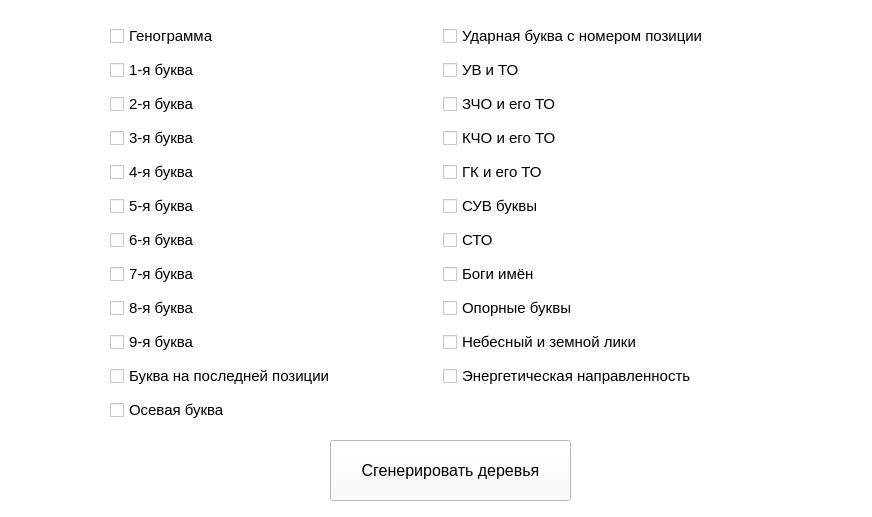
<?xml version="1.0" encoding="UTF-8"?>
<ui version="4.0">
 <class>PosForm</class>
 <widget class="QWidget" name="PosForm">
  <property name="geometry">
   <rect>
    <x>0</x>
    <y>0</y>
    <width>872</width>
    <height>517</height>
   </rect>
  </property>
  <property name="sizePolicy">
   <sizepolicy hsizetype="Fixed" vsizetype="Fixed">
    <horstretch>0</horstretch>
    <verstretch>0</verstretch>
   </sizepolicy>
  </property>
  <property name="palette">
   <palette>
    <active>
     <colorrole role="Base">
      <brush brushstyle="SolidPattern">
       <color alpha="255">
        <red>255</red>
        <green>255</green>
        <blue>255</blue>
       </color>
      </brush>
     </colorrole>
     <colorrole role="Window">
      <brush brushstyle="SolidPattern">
       <color alpha="255">
        <red>255</red>
        <green>255</green>
        <blue>255</blue>
       </color>
      </brush>
     </colorrole>
    </active>
    <inactive>
     <colorrole role="Base">
      <brush brushstyle="SolidPattern">
       <color alpha="255">
        <red>255</red>
        <green>255</green>
        <blue>255</blue>
       </color>
      </brush>
     </colorrole>
     <colorrole role="Window">
      <brush brushstyle="SolidPattern">
       <color alpha="255">
        <red>255</red>
        <green>255</green>
        <blue>255</blue>
       </color>
      </brush>
     </colorrole>
    </inactive>
    <disabled>
     <colorrole role="Base">
      <brush brushstyle="SolidPattern">
       <color alpha="255">
        <red>255</red>
        <green>255</green>
        <blue>255</blue>
       </color>
      </brush>
     </colorrole>
     <colorrole role="Window">
      <brush brushstyle="SolidPattern">
       <color alpha="255">
        <red>255</red>
        <green>255</green>
        <blue>255</blue>
       </color>
      </brush>
     </colorrole>
    </disabled>
   </palette>
  </property>
  <property name="windowTitle">
   <string>Генератор деревьев</string>
  </property>
  <property name="autoFillBackground">
   <bool>false</bool>
  </property>
  <widget class="QPushButton" name="trees_generate_btn">
   <property name="geometry">
    <rect>
     <x>330</x>
     <y>440</y>
     <width>241</width>
     <height>61</height>
    </rect>
   </property>
   <property name="palette">
    <palette>
     <active>
      <colorrole role="Button">
       <brush brushstyle="SolidPattern">
        <color alpha="255">
         <red>255</red>
         <green>255</green>
         <blue>255</blue>
        </color>
       </brush>
      </colorrole>
     </active>
     <inactive>
      <colorrole role="Button">
       <brush brushstyle="SolidPattern">
        <color alpha="255">
         <red>255</red>
         <green>255</green>
         <blue>255</blue>
        </color>
       </brush>
      </colorrole>
     </inactive>
     <disabled>
      <colorrole role="Button">
       <brush brushstyle="SolidPattern">
        <color alpha="255">
         <red>255</red>
         <green>255</green>
         <blue>255</blue>
        </color>
       </brush>
      </colorrole>
     </disabled>
    </palette>
   </property>
   <property name="font">
    <font>
     <pointsize>12</pointsize>
    </font>
   </property>
   <property name="text">
    <string>Сгенерировать деревья</string>
   </property>
  </widget>
  <widget class="QWidget" name="gridLayoutWidget">
   <property name="geometry">
    <rect>
     <x>110</x>
     <y>20</y>
     <width>660</width>
     <height>411</height>
    </rect>
   </property>
   <layout class="QGridLayout" name="gridLayout">
    <item row="2" column="0">
     <widget class="QCheckBox" name="let2_checkBox">
      <property name="font">
       <font>
        <family>Arial</family>
        <pointsize>11</pointsize>
       </font>
      </property>
      <property name="text">
       <string>2-я буква</string>
      </property>
     </widget>
    </item>
    <item row="9" column="0">
     <widget class="QCheckBox" name="let9_checkBox">
      <property name="font">
       <font>
        <family>Arial</family>
        <pointsize>11</pointsize>
       </font>
      </property>
      <property name="text">
       <string>9-я буква</string>
      </property>
     </widget>
    </item>
    <item row="8" column="0">
     <widget class="QCheckBox" name="let8_checkBox">
      <property name="font">
       <font>
        <family>Arial</family>
        <pointsize>11</pointsize>
       </font>
      </property>
      <property name="text">
       <string>8-я буква</string>
      </property>
     </widget>
    </item>
    <item row="3" column="0">
     <widget class="QCheckBox" name="let3_checkBox">
      <property name="font">
       <font>
        <family>Arial</family>
        <pointsize>11</pointsize>
       </font>
      </property>
      <property name="text">
       <string>3-я буква</string>
      </property>
     </widget>
    </item>
    <item row="1" column="0">
     <widget class="QCheckBox" name="let1_checkBox">
      <property name="font">
       <font>
        <family>Arial</family>
        <pointsize>11</pointsize>
       </font>
      </property>
      <property name="text">
       <string>1-я буква</string>
      </property>
     </widget>
    </item>
    <item row="6" column="0">
     <widget class="QCheckBox" name="let6_checkBox">
      <property name="font">
       <font>
        <family>Arial</family>
        <pointsize>11</pointsize>
       </font>
      </property>
      <property name="text">
       <string>6-я буква</string>
      </property>
     </widget>
    </item>
    <item row="4" column="0">
     <widget class="QCheckBox" name="let4_checkBox">
      <property name="font">
       <font>
        <family>Arial</family>
        <pointsize>11</pointsize>
       </font>
      </property>
      <property name="text">
       <string>4-я буква</string>
      </property>
     </widget>
    </item>
    <item row="7" column="0">
     <widget class="QCheckBox" name="let7_checkBox">
      <property name="font">
       <font>
        <family>Arial</family>
        <pointsize>11</pointsize>
       </font>
      </property>
      <property name="text">
       <string>7-я буква</string>
      </property>
     </widget>
    </item>
    <item row="5" column="0">
     <widget class="QCheckBox" name="let5_checkBox">
      <property name="font">
       <font>
        <family>Arial</family>
        <pointsize>11</pointsize>
       </font>
      </property>
      <property name="text">
       <string>5-я буква</string>
      </property>
     </widget>
    </item>
    <item row="0" column="0">
     <widget class="QCheckBox" name="gen_checkBox">
      <property name="font">
       <font>
        <family>Arial</family>
        <pointsize>11</pointsize>
       </font>
      </property>
      <property name="text">
       <string>Генограмма</string>
      </property>
     </widget>
    </item>
    <item row="10" column="0">
     <widget class="QCheckBox" name="last_letter_checkBox">
      <property name="font">
       <font>
        <family>Arial</family>
        <pointsize>11</pointsize>
       </font>
      </property>
      <property name="text">
       <string>Буква на последней позиции</string>
      </property>
     </widget>
    </item>
    <item row="11" column="0">
     <widget class="QCheckBox" name="axial_letter_checkBox">
      <property name="font">
       <font>
        <family>Arial</family>
        <pointsize>11</pointsize>
       </font>
      </property>
      <property name="text">
       <string>Осевая буква</string>
      </property>
     </widget>
    </item>
    <item row="0" column="1">
     <widget class="QCheckBox" name="shock_checkBox">
      <property name="font">
       <font>
        <family>Arial</family>
        <pointsize>11</pointsize>
       </font>
      </property>
      <property name="text">
       <string>Ударная буква с номером позиции</string>
      </property>
     </widget>
    </item>
    <item row="1" column="1">
     <widget class="QCheckBox" name="spec_weight_checkBox">
      <property name="font">
       <font>
        <family>Arial</family>
        <pointsize>11</pointsize>
       </font>
      </property>
      <property name="text">
       <string>УВ и ТО</string>
      </property>
     </widget>
    </item>
    <item row="2" column="1">
     <widget class="QCheckBox" name="mirrored_img_checkBox">
      <property name="font">
       <font>
        <family>Arial</family>
        <pointsize>11</pointsize>
       </font>
      </property>
      <property name="text">
       <string>ЗЧО и его ТО</string>
      </property>
     </widget>
    </item>
    <item row="3" column="1">
     <widget class="QCheckBox" name="complementary_img_checkBox">
      <property name="font">
       <font>
        <family>Arial</family>
        <pointsize>11</pointsize>
       </font>
      </property>
      <property name="text">
       <string>КЧО и его ТО</string>
      </property>
     </widget>
    </item>
    <item row="4" column="1">
     <widget class="QCheckBox" name="hermetic_root_checkBox">
      <property name="font">
       <font>
        <family>Arial</family>
        <pointsize>11</pointsize>
       </font>
      </property>
      <property name="text">
       <string>ГК и его ТО</string>
      </property>
     </widget>
    </item>
    <item row="9" column="1">
     <widget class="QCheckBox" name="heavenly_face_checkBox">
      <property name="font">
       <font>
        <family>Arial</family>
        <pointsize>11</pointsize>
       </font>
      </property>
      <property name="text">
       <string>Небесный и земной лики</string>
      </property>
     </widget>
    </item>
    <item row="5" column="1">
     <widget class="QCheckBox" name="average_weight_checkBox">
      <property name="font">
       <font>
        <family>Arial</family>
        <pointsize>11</pointsize>
       </font>
      </property>
      <property name="text">
       <string>СУВ буквы</string>
      </property>
     </widget>
    </item>
    <item row="6" column="1">
     <widget class="QCheckBox" name="middle_checkBox">
      <property name="font">
       <font>
        <family>Arial</family>
        <pointsize>11</pointsize>
       </font>
      </property>
      <property name="text">
       <string>СТО</string>
      </property>
     </widget>
    </item>
    <item row="7" column="1">
     <widget class="QCheckBox" name="god_checkBox">
      <property name="font">
       <font>
        <family>Arial</family>
        <pointsize>11</pointsize>
       </font>
      </property>
      <property name="text">
       <string>Боги имён</string>
      </property>
     </widget>
    </item>
    <item row="10" column="1">
     <widget class="QCheckBox" name="energy_checkBox">
      <property name="font">
       <font>
        <family>Arial</family>
        <pointsize>11</pointsize>
       </font>
      </property>
      <property name="text">
       <string>Энергетическая направленность</string>
      </property>
     </widget>
    </item>
    <item row="8" column="1">
     <widget class="QCheckBox" name="base_letter_checkBox">
      <property name="font">
       <font>
        <family>Arial</family>
        <pointsize>11</pointsize>
       </font>
      </property>
      <property name="text">
       <string>Опорные буквы</string>
      </property>
     </widget>
    </item>
   </layout>
  </widget>
 </widget>
 <resources/>
 <connections/>
</ui>
